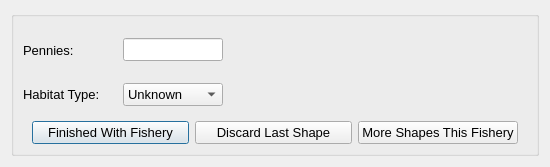
<ui version="4.0" >
 <author>Aaron Racicot</author>
 <class>NextPolygon</class>
 <widget class="QDialog" name="NextPolygon" >
  <property name="geometry" >
   <rect>
    <x>0</x>
    <y>0</y>
    <width>550</width>
    <height>165</height>
   </rect>
  </property>
  <property name="windowTitle" >
   <string>OpenOceanMap - Next Polygon</string>
  </property>
  <layout class="QHBoxLayout" name="horizontalLayout_5" >
   <item>
    <widget class="QGroupBox" name="groupBox" >
     <property name="title" >
      <string/>
     </property>
     <layout class="QVBoxLayout" name="verticalLayout_2" >
      <property name="spacing" >
       <number>0</number>
      </property>
      <property name="topMargin" >
       <number>0</number>
      </property>
      <property name="bottomMargin" >
       <number>0</number>
      </property>
      <item>
       <layout class="QHBoxLayout" name="horizontalLayout_3" >
        <property name="spacing" >
         <number>0</number>
        </property>
        <property name="bottomMargin" >
         <number>6</number>
        </property>
        <item>
         <layout class="QVBoxLayout" name="verticalLayout" >
          <property name="spacing" >
           <number>0</number>
          </property>
          <item>
           <layout class="QHBoxLayout" name="horizontalLayout_2" >
            <item>
             <widget class="QLabel" name="label_1" >
              <property name="minimumSize" >
               <size>
                <width>100</width>
                <height>0</height>
               </size>
              </property>
              <property name="maximumSize" >
               <size>
                <width>100</width>
                <height>16777215</height>
               </size>
              </property>
              <property name="font" >
               <font>
                <pointsize>10</pointsize>
               </font>
              </property>
              <property name="text" >
               <string>Pennies:</string>
              </property>
             </widget>
            </item>
            <item>
             <widget class="QLineEdit" name="line_1" >
              <property name="enabled" >
               <bool>true</bool>
              </property>
              <property name="minimumSize" >
               <size>
                <width>100</width>
                <height>0</height>
               </size>
              </property>
              <property name="maximumSize" >
               <size>
                <width>100</width>
                <height>16777215</height>
               </size>
              </property>
              <property name="font" >
               <font>
                <pointsize>10</pointsize>
               </font>
              </property>
              <property name="text" >
               <string/>
              </property>
             </widget>
            </item>
            <item>
             <widget class="QLabel" name="pl_label" >
              <property name="minimumSize" >
               <size>
                <width>50</width>
                <height>0</height>
               </size>
              </property>
              <property name="maximumSize" >
               <size>
                <width>50</width>
                <height>16777215</height>
               </size>
              </property>
              <property name="text" >
               <string/>
              </property>
             </widget>
            </item>
           </layout>
          </item>
          <item>
           <layout class="QHBoxLayout" name="horizontalLayout" >
            <item>
             <widget class="QLabel" name="habitat_combo_label" >
              <property name="minimumSize" >
               <size>
                <width>100</width>
                <height>0</height>
               </size>
              </property>
              <property name="maximumSize" >
               <size>
                <width>100</width>
                <height>16777215</height>
               </size>
              </property>
              <property name="font" >
               <font>
                <pointsize>10</pointsize>
               </font>
              </property>
              <property name="text" >
               <string>Habitat Type:</string>
              </property>
             </widget>
            </item>
            <item>
             <widget class="QComboBox" name="habitat_combo" >
              <property name="minimumSize" >
               <size>
                <width>100</width>
                <height>0</height>
               </size>
              </property>
              <property name="maximumSize" >
               <size>
                <width>100</width>
                <height>16777215</height>
               </size>
              </property>
              <property name="font" >
               <font>
                <pointsize>10</pointsize>
               </font>
              </property>
              <item>
               <property name="text" >
                <string>Unknown</string>
               </property>
              </item>
              <item>
               <property name="text" >
                <string>Hard Bottom</string>
               </property>
              </item>
              <item>
               <property name="text" >
                <string>Soft Sandy</string>
               </property>
              </item>
              <item>
               <property name="text" >
                <string>Mixed</string>
               </property>
              </item>
             </widget>
            </item>
            <item>
             <spacer name="horizontalSpacer_2" >
              <property name="orientation" >
               <enum>Qt::Horizontal</enum>
              </property>
              <property name="sizeHint" stdset="0" >
               <size>
                <width>40</width>
                <height>20</height>
               </size>
              </property>
             </spacer>
            </item>
           </layout>
          </item>
         </layout>
        </item>
        <item>
         <spacer name="horizontalSpacer" >
          <property name="orientation" >
           <enum>Qt::Horizontal</enum>
          </property>
          <property name="sizeHint" stdset="0" >
           <size>
            <width>88</width>
            <height>89</height>
           </size>
          </property>
         </spacer>
        </item>
       </layout>
      </item>
      <item>
       <widget class="QWidget" native="1" name="widget" >
        <layout class="QHBoxLayout" >
         <item>
          <widget class="QPushButton" name="pbnShapeFinished" >
           <property name="font" >
            <font>
             <pointsize>10</pointsize>
            </font>
           </property>
           <property name="text" >
            <string>Finished With Fishery</string>
           </property>
          </widget>
         </item>
         <item>
          <widget class="QPushButton" name="pbnShapeDiscard" >
           <property name="font" >
            <font>
             <pointsize>10</pointsize>
            </font>
           </property>
           <property name="text" >
            <string>Discard Last Shape</string>
           </property>
          </widget>
         </item>
         <item>
          <widget class="QPushButton" name="pbnMoreShapes" >
           <property name="font" >
            <font>
             <pointsize>10</pointsize>
            </font>
           </property>
           <property name="text" >
            <string>More Shapes This Fishery</string>
           </property>
          </widget>
         </item>
        </layout>
       </widget>
      </item>
     </layout>
    </widget>
   </item>
  </layout>
 </widget>
 <resources/>
 <connections/>
</ui>
